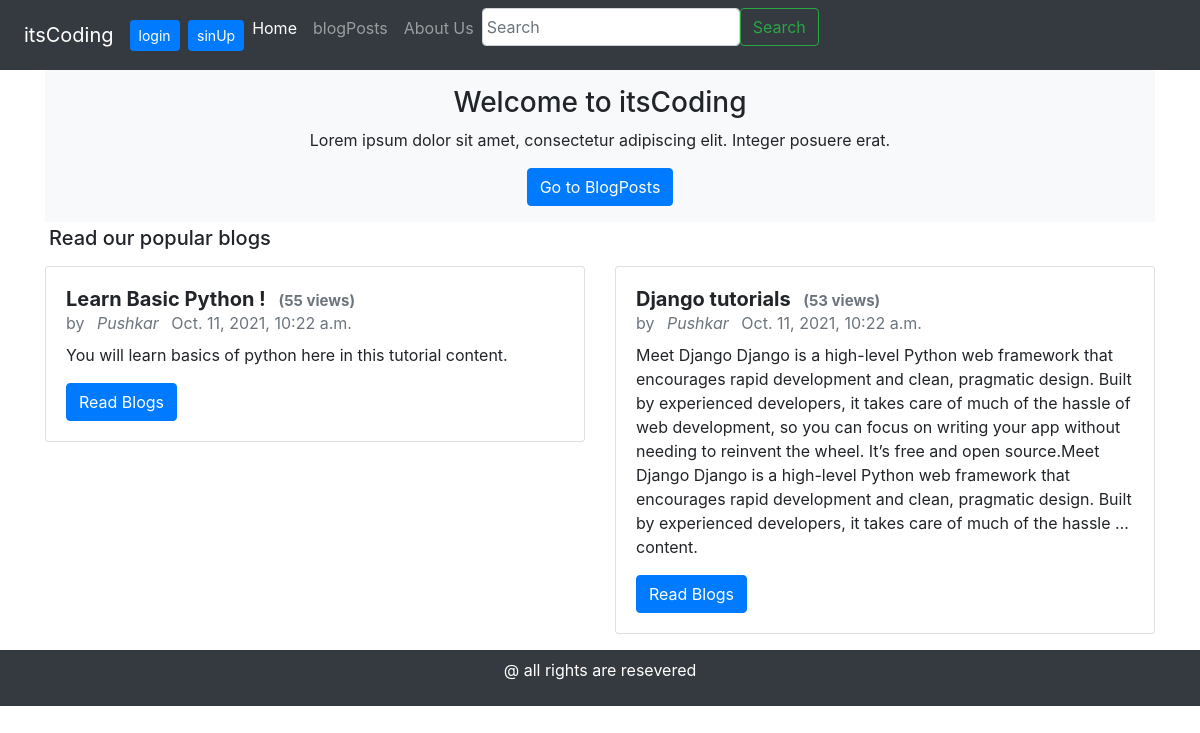
Before: / with the older database file.
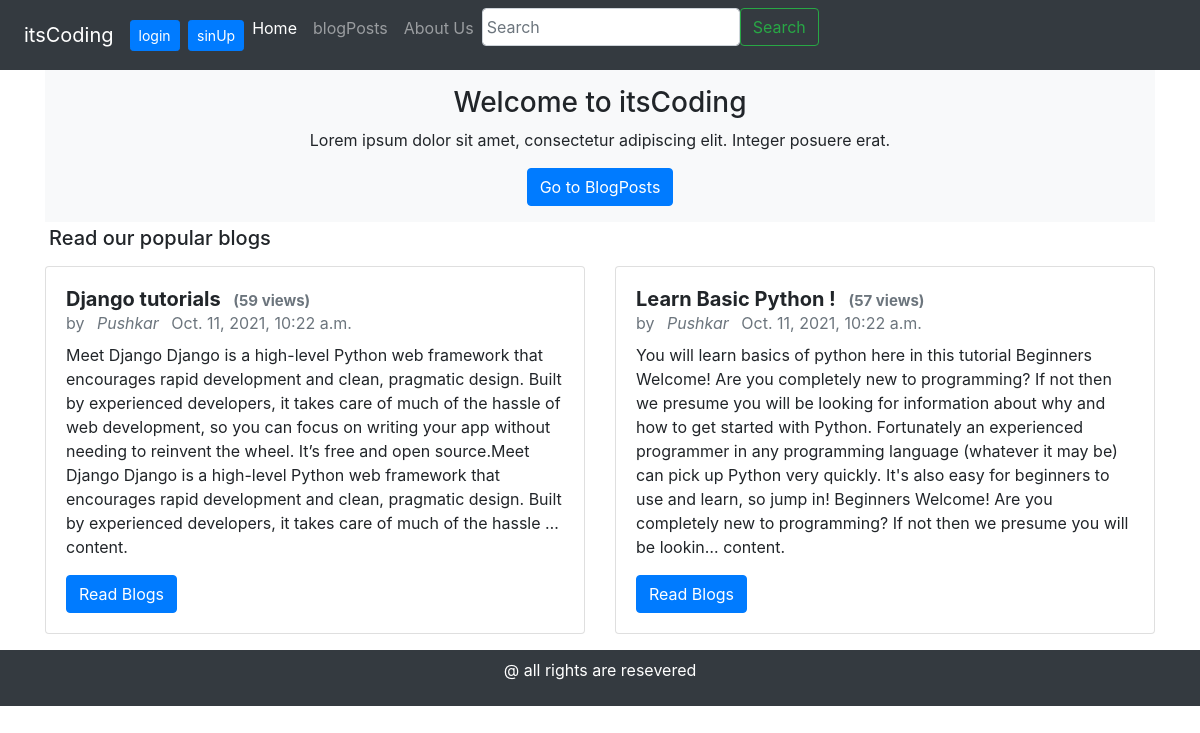
After: the same page with the newer database file.
### blogPost/models.py (models this page shows, shortened)
class Post(models.Model):
        sno=models.AutoField(primary_key=True)
        tittle=models.CharField(max_length=120)
        author=models.CharField(max_length=120)
        content=models.TextField()
        views=models.IntegerField(default=0)
        timestamp=models.DateTimeField(blank=True)
        slug = models.CharField(max_length = 250, null = True, blank = True)

### home/views.py (the view)
# urls.py: path('',views.index,name="index"),
def index(request):
      posts=Post.objects.order_by('-views')
      dict2={'posts':posts,'range':range(0,3)}
      return render(request,'home.html',dict2)

### home/templates/home.html
{% extends 'basic.html' %}
{% block homeactive %} active {% endblock %}
{% block body %}
<body>
  <div class="container">
						<div class="col-12 bg-light text-center p-3">
							<h3>Welcome to itsCoding </h3>
						<p>Lorem ipsum dolor sit amet, consectetur adipiscing elit. Integer posuere erat.</p>
						 <a href="/blog" class="btn btn-primary"> Go to BlogPosts</a>
					 </div>
					 <h5 class="m-1">Read our popular blogs</h5>
       <div class="row my-2">
							{% for post in posts %}
							{% if forloop.counter < 3 %}
						 <div class="col-sm-6 my-2">
											 	<div class="card">
																		<div class="card-body ">
																								<h5 class="card-title mb-0 font-weight-bold ">{{ post.tittle }} <span class="text-muted mb-2 ml-2" style="font-size:15px;">({{post.views}} views)</span> </h5>
																								 <p class="text-muted mb-2"> by <span class="font-italic mx-2"> {{ post.author }}  </span>  {{ post.timestamp }} </p>
																								 <p class="card-text"> {{ post.content | truncatechars:500 }} content.</p>
																								 <a href="blog/{{ post.slug }}" class="btn btn-primary">Read Blogs</a>
																				</div>
														</div>
						 </div>
						 {% endif %}
					{% endfor %}
				</div>
 </div>
</body>
{% endblock %}

### templates/basic.html (shortened to what this page needs)
<html lang="en">
<head>
<link rel="stylesheet" href="https://stackpath.bootstrapcdn.com/bootstrap/4.3.1/css/bootstrap.min.css">
</head>
<header>
		<nav class="navbar navbar-expand-lg navbar-dark bg-dark sticky-top">
		<div>
	  <a class="navbar-brand ml-2" href="#">itsCoding</a>
	  </div>
	  {% if user.is_authenticated %}
	  <div class="dropdown">
	  						<button class="btn btn-sm btn-light dropdown-toggle" type="button" id="dropdownMenuButton" data-toggle="dropdown" aria-haspopup="true" aria-expanded="false"> welcome {{ request.user }} </button>
	          <div class="dropdown-menu dropdown-menu-right p-1 mt-1" aria-labelledby="dropdownMenuButton">
	 					      	<a class="dropdown-item" href="/logout">logout</a>
	          </div>
	  </div>
	  {% else %}
	  <div>
	   <button type="button" class="btn btn-sm btn-primary mr-1" data-toggle="modal" data-target="#loginModal"> login </button>
	   <button type="button" class="btn btn-sm btn-primary" data-toggle="modal" data-target="#sinUpModal"> sinUp </button>
    </div>
    {% endif %}
	  <div class="collapse navbar-collapse" id="navbarNavAltMarkup">
		 	 <div class="navbar-nav">
					 <a class="nav-item nav-link {% block homeactive %}{% endblock %}" href="/">Home </a>
					 <a class="nav-item nav-link {% block blogactive %}{% endblock %}" href="/blog">blogPosts</a>
				  <a class="nav-item nav-link {% block aboutactive %}{% endblock %}" href="/about">About Us</a>
	 	  <form action="/search" method="get" class="form-inline">
	 	 		 <input class="p-1 form-control" name="searchs" type="search" placeholder="Search" aria-label="Search">
	 	 		 <button class="btn btn-outline-success my-2 my-sm-0" type="submit">Search</button>
	 	  </form>
			  </div>
	 	 </div>
  </nav>
	</header>
  {% block body%}{% endblock %}
 <footer class="text-center col-12 bg-dark p-2"    >
 			<div class=" text-center  text-white ">
 	    		<p>@ all rights are resevered</p>
 			</div>
 </footer>
</html>

Changed rows visible on the page:
changed Post "Django tutorials": views "53" → "59"; moves up the list
changed Post "Learn Basic Python !": views "55" → "57"; content "You will learn basics of python here in this tutorial" → "…here in this tutorial Beginners Welcome! Are you completely new to programming? If not then we presume you will be looking for information about why and how to get started with Python. Fortunately an experienced programmer in any programming language (whatever it may be) can pick up Python very quickly. It's also easy for beginners to use and learn, so jump in! Beginners Welcome! Are you completely new to programming? If not then we presume you will be lookin…"
